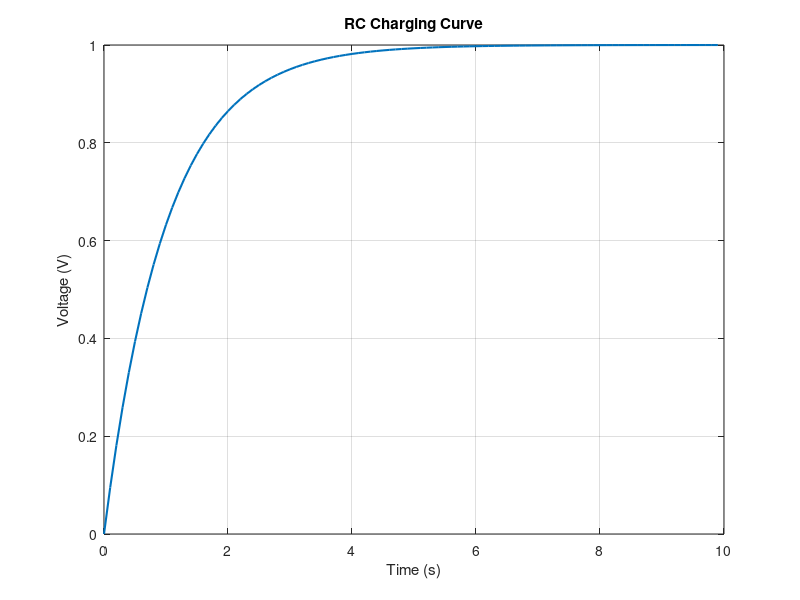

Here is the MATLAB script that generated this plot:
Vd = 1;
C = 1;
R = 1;
delta_t = 0.1;

% 定義迭代函式 (用 nested function 或 anonymous function 皆可)
forward_next_step = @(v_curr) (1 - delta_t / R / C) * v_curr + delta_t / R / C * Vd;
backward_next_step = @(v_curr) (R * C * v_curr + Vd * delta_t) / (delta_t + R * C);
trapezoid_next_step = @(v_curr) ((1 - delta_t / 2 / R /C) * v_curr + delta_t / R / C * Vd) / (1 + delta_t / 2 / R / C);

step = 100;
forward_vol_t = zeros(step,1);   % 初始化
for i = 2:step
    forward_vol_t(i) = forward_next_step(forward_vol_t(i - 1));
end

backward_vol_t = zeros(step, 1);
for i = 2:step
    backward_vol_t(i) = backward_next_step(backward_vol_t(i - 1));
end

trapezoid_vol_t = zeros(step, 1);
for i = 2: step
    trapezoid_vol_t(i) = trapezoid_next_step(trapezoid_vol_t(i - 1));
end

% 繪圖
time = (0:step-1) * delta_t;   % 時間軸
plot(time, forward_vol_t, 'LineWidth', 1.5);
plot(time, backward_vol_t, 'LineWidth', 1.5);
plot(time, trapezoid_vol_t, 'LineWidth', 1.5);
xlabel('Time (s)');
ylabel('Voltage (V)');
title('RC Charging Curve');
grid on;


